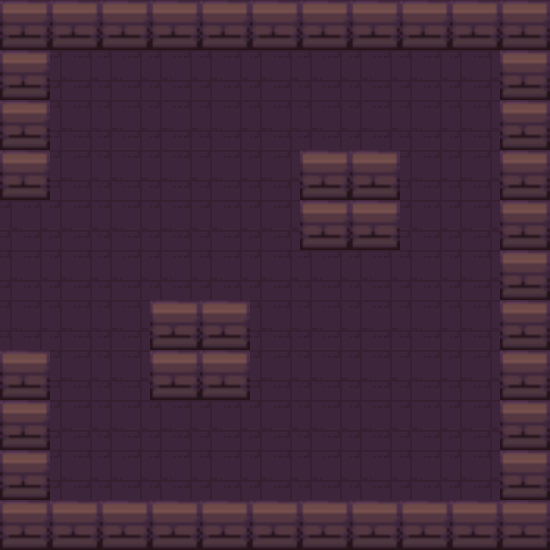

Tiled map render using the project's own tile images. Description and the whole map definition, tile-layer contents included, below:
An orthogonal 11x11 tile map with 50x50 px tiles, 1 tile layer (Capa de patrones 1) and 18 objects (Player, Enemy, Healing, Chest, Ending).

<map version="1.9" tiledversion="1.9.2" orientation="orthogonal" renderorder="right-down" width="11" height="11" tilewidth="50" tileheight="50" infinite="0" nextlayerid="3" nextobjectid="48">
 <tileset firstgid="1" source="dungeonTileSet1.tsx" />
 <layer id="1" name="Capa de patrones 1" width="11" height="11">
  <data encoding="csv">
1,1,1,1,1,1,1,1,1,1,1,
1,2,2,2,2,2,2,2,2,2,1,
1,2,2,2,2,2,2,2,2,2,1,
1,2,2,2,2,2,1,1,2,2,1,
2,2,2,2,2,2,1,1,2,2,1,
2,2,2,2,2,2,2,2,2,2,1,
2,2,2,1,1,2,2,2,2,2,1,
1,2,2,1,1,2,2,2,2,2,1,
1,2,2,2,2,2,2,2,2,2,1,
1,2,2,2,2,2,2,2,2,2,1,
1,1,1,1,1,1,1,1,1,1,1
</data>
 </layer>
 <objectgroup id="2" name="Capa de Objetos 1">
  <object id="6" name="Player" x="277" y="443" width="39" height="41" />
  <object id="8" x="350" y="0">
   <polygon points="0,0 200,0 200,50 0,50" />
  </object>
  <object id="9" x="500" y="50">
   <polygon points="0,0 50,0 50,150 0,150" />
  </object>
  <object id="10" x="500" y="350">
   <polygon points="0,0 50,0 50,200 0,200" />
  </object>
  <object id="11" x="500" y="500">
   <polygon points="0,0 -500,0 -500,50 0,50" />
  </object>
  <object id="13" x="50" y="0">
   <polygon points="0,0 150,0 150,50 0,50" />
  </object>
  <object id="23" x="349.667" y="50">
   <polygon points="0,0 -149,0 -149.667,-50 0.666667,-50" />
  </object>
  <object id="25" x="50.5" y="50">
   <polygon points="0,0 -0.5,149.5 -50,150 -50.5,-50 -0.5,-50" />
  </object>
  <object id="26" x="50" y="499.5">
   <polygon points="0,0 0.5,-149 -49.5,-149 -50,-0.5" />
  </object>
  <object id="30" x="400.333" y="149.667">
   <polygon points="0,0 0,100.333 -100,100.333 -100,0.333333" />
  </object>
  <object id="31" x="250.333" y="300">
   <polygon points="0,0 0,100 -100,100 -100.333,0" />
  </object>
  <object id="36" name="Enemy" x="100" y="100" width="50" height="50" />
  <object id="37" name="Healing" x="328.54" y="290.754" width="43.5491" height="42.9087" />
  <object id="38" name="Chest" x="211" y="148" width="42" height="42" />
  <object id="44" name="Ending" x="452.608" y="440.848" width="32.068" height="35.9106" />
  <object id="45" x="500" y="200">
   <polygon points="0,0 50,0 50,50 0,50" />
  </object>
  <object id="46" x="500" y="300">
   <polygon points="0,0 50,0 50,50 0,50" />
  </object>
  <object id="47" x="500" y="250">
   <polygon points="0,0 50,0 50,50 0,50" />
  </object>
 </objectgroup>
</map>